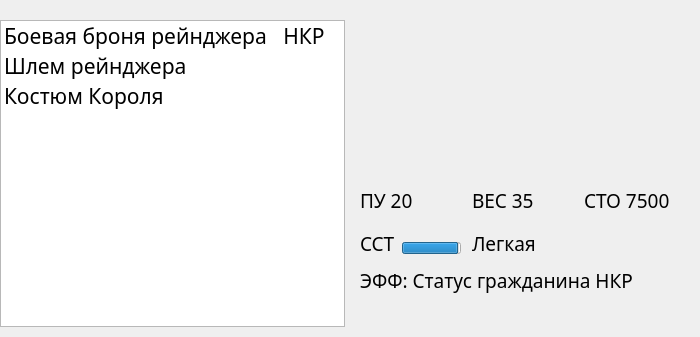
     <widget class="QWidget" name="apparel">
      <attribute name="title">
       <string>APPAREL</string>
      </attribute>
      <widget class="QListWidget" name="apparel_list">
       <property name="geometry">
        <rect>
         <x>0</x>
         <y>20</y>
         <width>345</width>
         <height>307</height>
        </rect>
       </property>
       <property name="font">
        <font>
         <family>Roboto Mono</family>
         <pointsize>16</pointsize>
         <weight>50</weight>
         <bold>false</bold>
        </font>
       </property>
       <property name="focusPolicy">
        <enum>Qt::TabFocus</enum>
       </property>
       <property name="contextMenuPolicy">
        <enum>Qt::DefaultContextMenu</enum>
       </property>
       <property name="verticalScrollBarPolicy">
        <enum>Qt::ScrollBarAlwaysOff</enum>
       </property>
       <property name="horizontalScrollBarPolicy">
        <enum>Qt::ScrollBarAlwaysOff</enum>
       </property>
       <property name="sizeAdjustPolicy">
        <enum>QAbstractScrollArea::AdjustIgnored</enum>
       </property>
       <property name="autoScroll">
        <bool>false</bool>
       </property>
       <property name="editTriggers">
        <set>QAbstractItemView::NoEditTriggers</set>
       </property>
       <property name="showDropIndicator" stdset="0">
        <bool>false</bool>
       </property>
       <property name="flow">
        <enum>QListView::TopToBottom</enum>
       </property>
       <property name="isWrapping" stdset="0">
        <bool>true</bool>
       </property>
       <property name="wordWrap">
        <bool>true</bool>
       </property>
       <property name="selectionRectVisible">
        <bool>false</bool>
       </property>
       <property name="currentRow">
        <number>-1</number>
       </property>
       <property name="sortingEnabled">
        <bool>false</bool>
       </property>
       <item>
        <property name="text">
         <string>Боевая броня рейнджера   НКР</string>
        </property>
       </item>
       <item>
        <property name="text">
         <string>Шлем рейнджера</string>
        </property>
       </item>
       <item>
        <property name="text">
         <string>Костюм Короля</string>
        </property>
       </item>
      </widget>
      <widget class="QLabel" name="apparel_image">
       <property name="geometry">
        <rect>
         <x>360</x>
         <y>20</y>
         <width>331</width>
         <height>151</height>
        </rect>
       </property>
       <property name="text">
        <string>&lt;html&gt;&lt;head/&gt;&lt;body&gt;&lt;p&gt;&lt;br/&gt;&lt;/p&gt;&lt;/body&gt;&lt;/html&gt;</string>
       </property>
       <property name="alignment">
        <set>Qt::AlignCenter</set>
       </property>
      </widget>
      <widget class="QLabel" name="a_damage_label">
       <property name="geometry">
        <rect>
         <x>360</x>
         <y>181</y>
         <width>107</width>
         <height>38</height>
        </rect>
       </property>
       <property name="font">
        <font>
         <family>Roboto Mono</family>
         <pointsize>14</pointsize>
        </font>
       </property>
       <property name="text">
        <string>ПУ 20</string>
       </property>
      </widget>
      <widget class="QLabel" name="a_weight_label">
       <property name="geometry">
        <rect>
         <x>472</x>
         <y>181</y>
         <width>107</width>
         <height>38</height>
        </rect>
       </property>
       <property name="font">
        <font>
         <family>Roboto Mono</family>
         <pointsize>14</pointsize>
        </font>
       </property>
       <property name="text">
        <string>ВЕС 35</string>
       </property>
      </widget>
      <widget class="QLabel" name="a_cost_label">
       <property name="geometry">
        <rect>
         <x>584</x>
         <y>181</y>
         <width>107</width>
         <height>38</height>
        </rect>
       </property>
       <property name="font">
        <font>
         <family>Roboto Mono</family>
         <pointsize>14</pointsize>
        </font>
       </property>
       <property name="text">
        <string>СТО 7500</string>
       </property>
      </widget>
      <widget class="QLabel" name="a_durability_label">
       <property name="geometry">
        <rect>
         <x>360</x>
         <y>224</y>
         <width>107</width>
         <height>38</height>
        </rect>
       </property>
       <property name="font">
        <font>
         <family>Roboto Mono</family>
         <pointsize>14</pointsize>
        </font>
       </property>
       <property name="text">
        <string>ССТ</string>
       </property>
      </widget>
      <widget class="QProgressBar" name="a_durability_PB">
       <property name="geometry">
        <rect>
         <x>402</x>
         <y>242</y>
         <width>59</width>
         <height>12</height>
        </rect>
       </property>
       <property name="value">
        <number>96</number>
       </property>
       <property name="textVisible">
        <bool>false</bool>
       </property>
      </widget>
      <widget class="QLabel" name="a_type_label">
       <property name="geometry">
        <rect>
         <x>472</x>
         <y>224</y>
         <width>219</width>
         <height>38</height>
        </rect>
       </property>
       <property name="font">
        <font>
         <family>Roboto Mono</family>
         <pointsize>14</pointsize>
        </font>
       </property>
       <property name="text">
        <string>Легкая</string>
       </property>
      </widget>
      <widget class="QLabel" name="a_effect_label">
       <property name="geometry">
        <rect>
         <x>360</x>
         <y>267</y>
         <width>331</width>
         <height>61</height>
        </rect>
       </property>
       <property name="font">
        <font>
         <family>Roboto Mono</family>
         <pointsize>14</pointsize>
        </font>
       </property>
       <property name="text">
        <string>ЭФФ: Статус гражданина НКР</string>
       </property>
       <property name="alignment">
        <set>Qt::AlignLeading|Qt::AlignLeft|Qt::AlignTop</set>
       </property>
       <property name="wordWrap">
        <bool>true</bool>
       </property>
      </widget>
     </widget>
